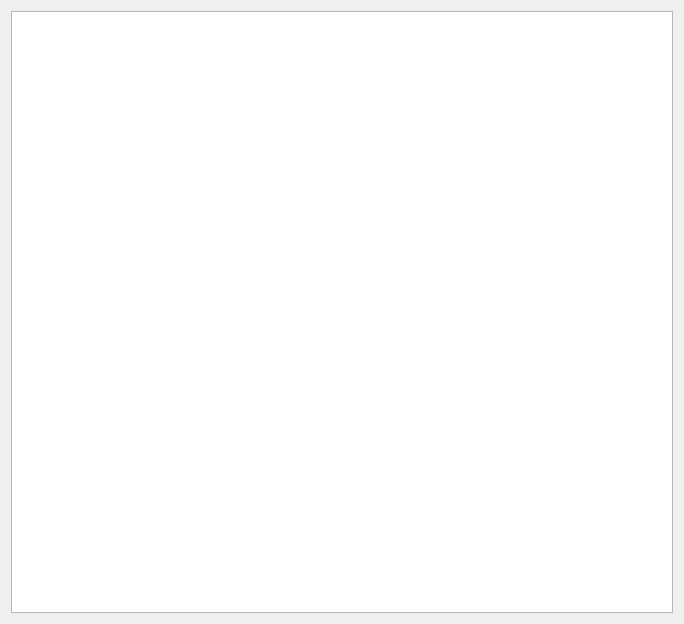
<?xml version="1.0" encoding="UTF-8"?>
<ui version="4.0">
 <class>Form</class>
 <widget class="QWidget" name="Form">
  <property name="geometry">
   <rect>
    <x>0</x>
    <y>0</y>
    <width>684</width>
    <height>624</height>
   </rect>
  </property>
  <property name="windowTitle">
   <string>Form</string>
  </property>
  <layout class="QHBoxLayout" name="horizontalLayout">
   <item>
    <widget class="QGraphicsView" name="graphicsView"/>
   </item>
  </layout>
 </widget>
 <resources/>
 <connections/>
</ui>
